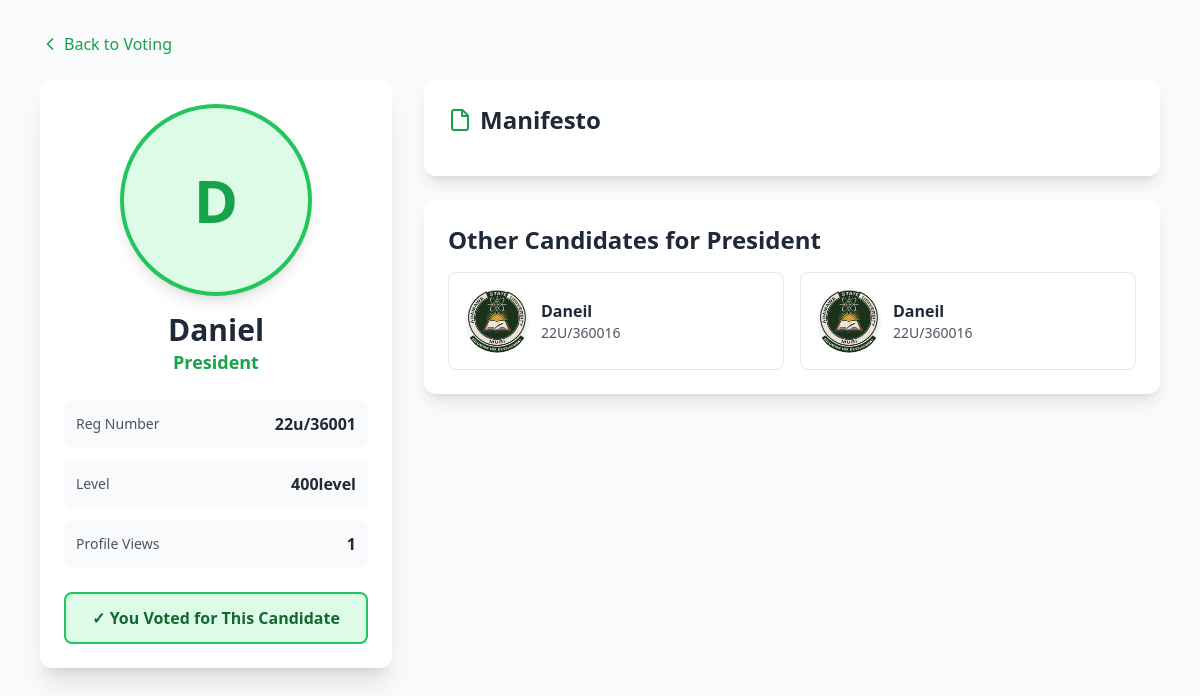
The app's page /candidate/1/profile/ (signed in) with its own data.
### Voting/models.py (models this page shows, shortened)
class Candidate(models.Model):
    position = models.ForeignKey('Position', on_delete=models.CASCADE, related_name='candidates')
    name = models.CharField(max_length=200)
    registration_number = models.CharField(max_length=50)
    level = models.CharField(max_length=20, blank=True)
    manifesto = models.TextField(help_text="Candidate's manifesto/objectives")
    bio = models.TextField(blank=True, help_text="Short biography (optional)")
    profile_image = models.ImageField(
        upload_to='candidates/profiles/',
        blank=True,
        null=True,
        validators=[FileExtensionValidator(allowed_extensions=['jpg', 'jpeg', 'png'])],
        help_text="Profile photo"
    )
    campaign_poster = models.ImageField(
        upload_to='candidates/posters/',
        blank=True,
        null=True,
        validators=[FileExtensionValidator(allowed_extensions=['jpg', 'jpeg', 'png'])],
        help_text="Campaign poster/banner"
    )
    slogan = models.CharField(max_length=200, blank=True, help_text="Campaign slogan")
    achievements = models.TextField(blank=True, help_text="Past achievements and qualifications")
    twitter = models.URLField(blank=True, max_length=200)
    linkedin = models.URLField(blank=True, max_length=200)
    instagram = models.URLField(blank=True, max_length=200)
    facebook = models.URLField(blank=True, max_length=200)
    is_active = models.BooleanField(default=True)
    created_at = models.DateTimeField(auto_now_add=True)
    profile_views = models.IntegerField(default=0, help_text="Number of profile views")
    class Meta:
        ordering = ['name']
    def increment_profile_views(self):
        self.profile_views += 1
        self.save(update_fields=['profile_views'])
    def has_social_media(self):
        return any([self.twitter, self.linkedin, self.instagram, self.facebook])

class Position(models.Model):
    POSITION_CHOICES = [
        ('president', 'President'),
        ('vice_president', 'Vice President'),
        ('social_director', 'Social Director'),
        ('pro_1', 'PRO 1'),
        ('pro_2', 'PRO 2'),
        ('sport_director', 'Sport Director'),
        ('software_director', 'Software Director'),
        ('auditor', 'Auditor'),
        ('sec_general', 'Secretary General'),
        ('treasurer', 'Treasurer'),
        ('financial_sec', 'Financial Secretary'),
        ('senator', 'Senator'),
    ]
    election = models.ForeignKey(Election, on_delete=models.CASCADE, related_name='positions')
    name = models.CharField(max_length=50, choices=POSITION_CHOICES)
    order = models.IntegerField(default=0, help_text="Display order on ballot")
    class Meta:
        ordering = ['order', 'name']
        unique_together = ['election', 'name']

### Voting/views.py (the view)
# urls.py: path('candidate/<int:candidate_id>/profile/', views.enhanced_candidate_detail, name='enhanced_candidate_detail'),
@login_required
def enhanced_candidate_detail(request, candidate_id):
    candidate = get_object_or_404(Candidate, id=candidate_id)
    election = candidate.position.election
    candidate.increment_profile_views()
    other_candidates = Candidate.objects.filter(
        position=candidate.position,
        is_active=True
    ).exclude(id=candidate_id)
    has_voted_position = Vote.objects.filter(
        voter=request.user,
        candidate__position=candidate.position
    ).exists()
    user_voted_for_this = Vote.objects.filter(
        voter=request.user,
        candidate=candidate
    ).exists()
    try:
        voter_profile = request.user.voter_profile
        can_vote = (
            voter_profile.can_vote(election) and
            not has_voted_position and
            election.can_vote()
        )
    except:
        can_vote = False
    context = {
        'candidate': candidate,
        'election': election,
        'other_candidates': other_candidates,
        'has_voted_position': has_voted_position,
        'user_voted_for_this': user_voted_for_this,
        'can_vote': can_vote,
    }
    return render(request, 'candidate_profile.html', context)

### Voting/models.py (called while the page is built)
    def can_vote(self, election):
        return (
            self.has_paid_dues and
            self.is_verified and
            not self.has_voted_in_election(election)
        )

    def has_voted_in_election(self, election):
        return Vote.objects.filter(
            voter=self.user,
            candidate__position__election=election
        ).exists()

### Voting/templates/candidate_profile.html (shortened to what this page needs)
<!DOCTYPE html>
<html lang="en">
<head>
    <script src="https://cdn.tailwindcss.com"></script>
</head>
<body class="bg-gray-50 min-h-screen">
    <div class="container mx-auto px-4 py-8 max-w-6xl">
        <a href="{% url 'election_detail' election.id %}" class="inline-flex items-center text-green-600 hover:text-green-700 font-medium mb-6">
            <svg xmlns="http://www.w3.org/2000/svg" width="20" height="20" viewBox="0 0 24 24" fill="none" stroke="currentColor" stroke-width="2" stroke-linecap="round" stroke-linejoin="round" class="mr-1"><path d="m15 18-6-6 6-6"/></svg>
            Back to Voting
        </a>
        <div class="grid grid-cols-1 lg:grid-cols-3 gap-8">
            <div class="lg:col-span-1">
                <div class="bg-white rounded-xl shadow-xl p-6 sticky top-8">
                    <div class="text-center mb-6">
                        <div class="w-48 h-48 mx-auto rounded-full overflow-hidden bg-green-100 border-4 border-green-500 shadow-lg">
                            {% if candidate.profile_image %}
                            <img src="{{ candidate.profile_image.url }}" alt="{{ candidate.name }}" class="w-full h-full object-cover">
                            {% else %}
                            <div class="w-full h-full flex items-center justify-center">
                                <span class="text-green-600 font-bold text-6xl">{{ candidate.name.0 }}</span>
                            </div>
                            {% endif %}
                        </div>
                        <h1 class="text-3xl font-bold text-gray-800 mt-4">{{ candidate.name }}</h1>
                        <p class="text-lg text-green-600 font-semibold">{{ candidate.position.get_name_display }}</p>
                    </div>
                    <div class="space-y-3 mb-6">
                        <div class="flex items-center justify-between p-3 bg-gray-50 rounded-lg">
                            <span class="text-gray-600 text-sm">Reg Number</span>
                            <span class="font-semibold text-gray-800">{{ candidate.registration_number }}</span>
                        </div>
                        {% if candidate.level %}
                        <div class="flex items-center justify-between p-3 bg-gray-50 rounded-lg">
                            <span class="text-gray-600 text-sm">Level</span>
                            <span class="font-semibold text-gray-800">{{ candidate.level }}</span>
                        </div>
                        {% endif %}
                        <div class="flex items-center justify-between p-3 bg-gray-50 rounded-lg">
                            <span class="text-gray-600 text-sm">Profile Views</span>
                            <span class="font-semibold text-gray-800">{{ candidate.profile_views }}</span>
                        </div>
                    </div>
                    {% if can_vote %}
                    <form method="POST" action="{% url 'vote_for_candidate' candidate.id %}" onsubmit="return confirm('Are you sure you want to vote for {{ candidate.name }} as {{ candidate.position.get_name_display }}?');">
                        {% csrf_token %}
                        <button type="submit" class="w-full bg-green-600 text-white py-3 px-6 rounded-lg font-bold hover:bg-green-700 transition-colors shadow-lg text-lg">
                            🗳️ Vote for {{ candidate.name }}
                        </button>
                    </form>
                    {% elif user_voted_for_this %}
                    <div class="w-full bg-green-100 text-green-800 py-3 px-6 rounded-lg font-bold text-center border-2 border-green-500">
                        ✓ You Voted for This Candidate
                    </div>
                    {% elif has_voted_position %}
                    <div class="w-full bg-gray-100 text-gray-600 py-3 px-6 rounded-lg font-semibold text-center">
                        Already Voted for {{ candidate.position.get_name_display }}
                    </div>
                    {% else %}
                    <div class="w-full bg-gray-100 text-gray-600 py-3 px-6 rounded-lg font-semibold text-center">
                        Voting Closed
                    </div>
                    {% endif %}
                </div>
            </div>
            <div class="lg:col-span-2 space-y-6">
                <div class="bg-white rounded-xl shadow-lg p-6">
                    <h2 class="text-2xl font-bold text-gray-800 mb-4 flex items-center">
                        Manifesto
                    </h2>
                </div>
                {% if other_candidates %}
                <div class="bg-white rounded-xl shadow-lg p-6">
                    <h2 class="text-2xl font-bold text-gray-800 mb-4">Other Candidates for {{ candidate.position.get_name_display }}</h2>
                    <div class="grid grid-cols-1 md:grid-cols-2 gap-4">
                        {% for other in other_candidates %}
                        <a href="{% url 'enhanced_candidate_detail' other.id %}" class="border border-gray-200 rounded-lg p-4 hover:border-green-500 hover:shadow-md transition-all">
                            <div class="flex items-center space-x-3">
                                <div class="w-16 h-16 rounded-full overflow-hidden bg-gray-100 flex-shrink-0">
                                    {% if other.profile_image %}
                                    <img src="{{ other.profile_image.url }}" alt="{{ other.name }}" class="w-full h-full object-cover">
                                    {% else %}
                                    <div class="w-full h-full flex items-center justify-center">
                                        <span class="text-gray-600 font-bold text-2xl">{{ other.name.0 }}</span>
                                    </div>
                                    {% endif %}
                                </div>
                                <div class="flex-1">
                                    <h3 class="font-bold text-gray-800">{{ other.name }}</h3>
                                    <p class="text-sm text-gray-600">{{ other.registration_number }}</p>
                                </div>
                            </div>
                        </a>
                        {% endfor %}
                    </div>
                </div>
                {% endif %}
            </div>
        </div>
    </div>
</body>
</html>

### records on screen
Candidate: name.0 "D", name "Daniel", position.name "President", registration_number "22u/36001", level "400level", profile_views "1"
Candidate: profile_image (picture), name "Daneil", registration_number "22U/360016"
Candidate: profile_image (picture), name "Daneil", registration_number "22U/360016"
